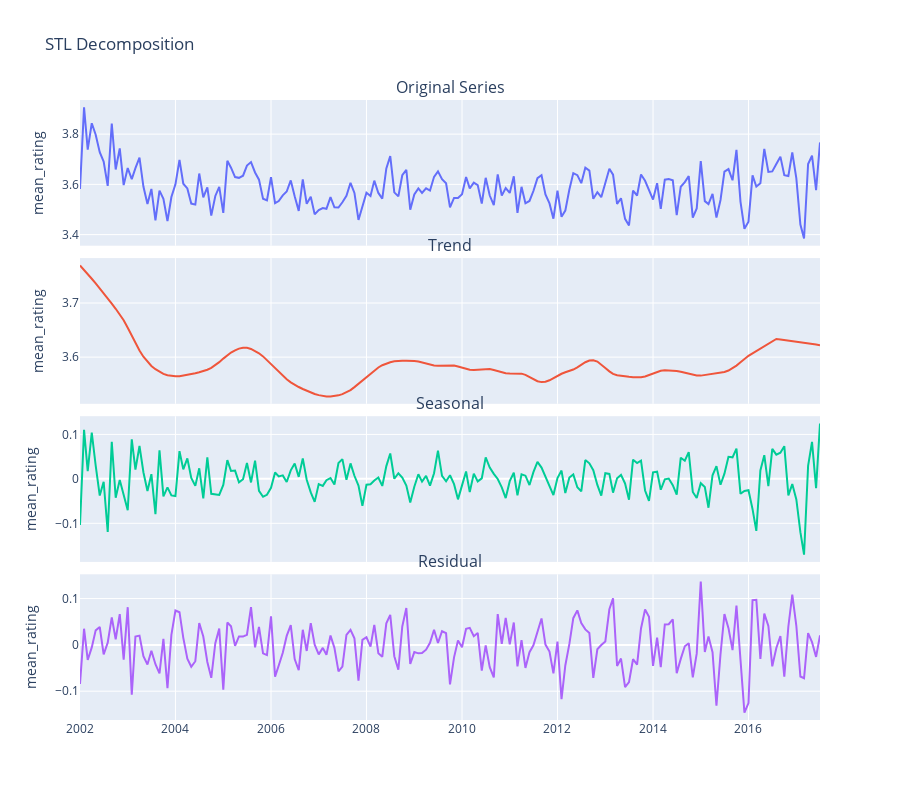
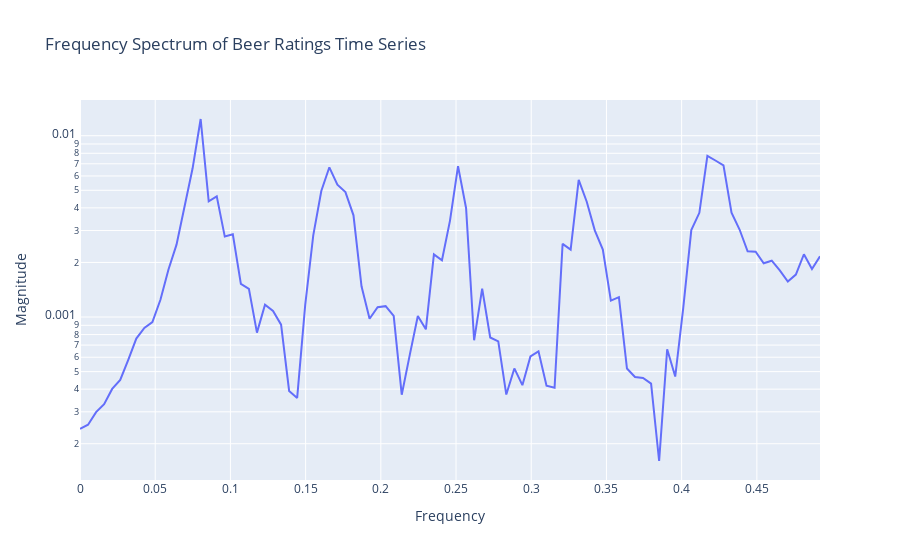

Write notebook code for charts like these, in order.
### Markdown cell above
## test on filtered dataset

### Code cell
df_ratings.columns

df_american_pale_ales = df_ratings[
    (df_ratings['style'] == 'English Pale Ale')
]

df_american_pale_ales.head(100)
sm.full_seasonality_report(df_american_pale_ales)

### Figure 1 — Plotly figure (JSON) as saved in the notebook; plotly's stock layout.template omitted (floating-point values rounded to 4 significant figures; data arrays with more than 128 entries replaced by an {"elided": "..."} marker saying what was removed)
{"data": [{"name": "Original", "type": "scatter", "x": {"elided": "187 str values"}, "xaxis": "x", "y": {"elided": "187 float values"}, "yaxis": "y"}, {"name": "Trend", "type": "scatter", "x": {"elided": "187 str values"}, "xaxis": "x2", "y": {"elided": "187 float values"}, "yaxis": "y2"}, {"name": "Seasonal", "type": "scatter", "x": {"elided": "187 str values"}, "xaxis": "x3", "y": {"elided": "187 float values"}, "yaxis": "y3"}, {"name": "Residual", "type": "scatter", "x": {"elided": "187 str values"}, "xaxis": "x4", "y": {"elided": "187 float values"}, "yaxis": "y4"}], "layout": {"annotations": [{"font": {"size": 16}, "showarrow": false, "text": "Original Series", "x": 0.5, "xanchor": "center", "xref": "paper", "y": 1.0, "yanchor": "bottom", "yref": "paper"}, {"font": {"size": 16}, "showarrow": false, "text": "Trend", "x": 0.5, "xanchor": "center", "xref": "paper", "y": 0.745, "yanchor": "bottom", "yref": "paper"}, {"font": {"size": 16}, "showarrow": false, "text": "Seasonal", "x": 0.5, "xanchor": "center", "xref": "paper", "y": 0.49, "yanchor": "bottom", "yref": "paper"}, {"font": {"size": 16}, "showarrow": false, "text": "Residual", "x": 0.5, "xanchor": "center", "xref": "paper", "y": 0.235, "yanchor": "bottom", "yref": "paper"}], "height": 800, "showlegend": false, "title": {"text": "STL Decomposition"}, "xaxis": {"anchor": "y", "domain": [0, 1], "matches": "x4", "showticklabels": false}, "xaxis2": {"anchor": "y2", "domain": [0, 1], "matches": "x4", "showticklabels": false}, "xaxis3": {"anchor": "y3", "domain": [0, 1], "matches": "x4", "showticklabels": false}, "xaxis4": {"anchor": "y4", "domain": [0, 1]}, "yaxis": {"anchor": "x", "domain": [0.765, 1.0], "title": {"text": "mean_rating"}}, "yaxis2": {"anchor": "x2", "domain": [0.51, 0.745], "title": {"text": "mean_rating"}}, "yaxis3": {"anchor": "x3", "domain": [0.255, 0.49], "title": {"text": "mean_rating"}}, "yaxis4": {"anchor": "x4", "domain": [0, 0.235], "title": {"text": "mean_rating"}}}}

### Figure 2 — Plotly figure (JSON) as saved in the notebook; plotly's stock layout.template omitted (floating-point values rounded to 4 significant figures)
{"data": [{"hovertemplate": "Frequency=%{x}<br>Magnitude=%{y}<extra></extra>", "legendgroup": "", "line": {"color": "#636efa", "dash": "solid"}, "marker": {"symbol": "circle"}, "mode": "lines", "name": "", "orientation": "v", "showlegend": false, "type": "scatter", "x": [0, 0.005348, 0.0107, 0.01604, 0.02139, 0.02674, 0.03209, 0.03743, 0.04278, 0.04813, 0.05348, 0.05882, 0.06417, 0.06952, 0.07487, 0.08021, 0.08556, 0.09091, 0.09626, 0.1016, 0.107, 0.1123, 0.1176, 0.123, 0.1283, 0.1337, 0.139, 0.1444, 0.1497, 0.1551, 0.1604, 0.1658, 0.1711, 0.1765, 0.1818, 0.1872, 0.1925, 0.1979, 0.2032, 0.2086, 0.2139, 0.2193, 0.2246, 0.2299, 0.2353, 0.2406, 0.246, 0.2513, 0.2567, 0.262, 0.2674, 0.2727, 0.2781, 0.2834, 0.2888, 0.2941, 0.2995, 0.3048, 0.3102, 0.3155, 0.3209, 0.3262, 0.3316, 0.3369, 0.3422, 0.3476, 0.3529, 0.3583, 0.3636, 0.369, 0.3743, 0.3797, 0.385, 0.3904, 0.3957, 0.4011, 0.4064, 0.4118, 0.4171, 0.4225, 0.4278, 0.4332, 0.4385, 0.4439, 0.4492, 0.4545, 0.4599, 0.4652, 0.4706, 0.4759, 0.4813, 0.4866, 0.492], "xaxis": "x", "y": [0.0002419, 0.0002546, 0.0002989, 0.0003306, 0.0004013, 0.00045, 0.000581, 0.0007601, 0.0008706, 0.0009375, 0.001244, 0.001827, 0.002507, 0.004021, 0.006611, 0.01237, 0.004351, 0.004626, 0.002777, 0.002861, 0.001523, 0.001431, 0.0008203, 0.00117, 0.001079, 0.0009078, 0.0003911, 0.000358, 0.001168, 0.002819, 0.004952, 0.006696, 0.005372, 0.004889, 0.003639, 0.001478, 0.0009788, 0.001133, 0.001148, 0.001014, 0.000373, 0.0006187, 0.001014, 0.0008553, 0.002217, 0.002058, 0.003402, 0.006795, 0.003982, 0.000744, 0.001434, 0.0007708, 0.000734, 0.0003734, 0.0005206, 0.0004208, 0.0006057, 0.000647, 0.0004183, 0.0004074, 0.002531, 0.002354, 0.005707, 0.004323, 0.003005, 0.002355, 0.001231, 0.001287, 0.0005201, 0.000467, 0.000461, 0.0004293, 0.0001606, 0.0006636, 0.0004694, 0.001125, 0.003015, 0.003756, 0.007745, 0.007299, 0.006866, 0.003766, 0.003038, 0.002303, 0.002293, 0.001979, 0.002044, 0.001808, 0.001568, 0.001714, 0.002219, 0.001842, 0.002161], "yaxis": "y"}], "layout": {"legend": {"tracegroupgap": 0}, "title": {"text": "Frequency Spectrum of Beer Ratings Time Series"}, "xaxis": {"anchor": "y", "domain": [0, 1], "title": {"text": "Frequency"}}, "yaxis": {"anchor": "x", "domain": [0, 1], "title": {"text": "Magnitude"}, "type": "log"}}}
